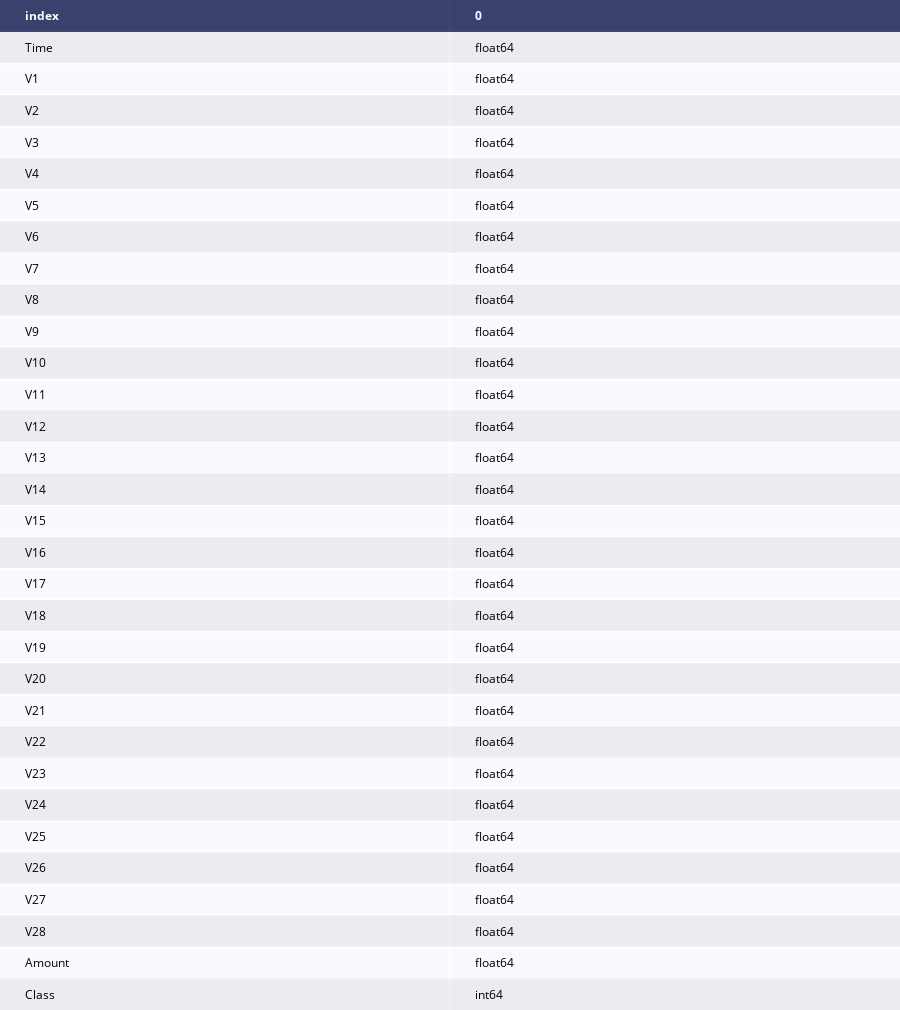

Write notebook code for a chart like this one.
### Code cell
iplot(ff.create_table(train.dtypes.to_frame().reset_index().round(3)),filename='tablo2')

### Figure 1 — Plotly figure (JSON) as saved in the notebook; plotly's stock layout.template omitted (floating-point values rounded to 4 significant figures)
{"data": [{"colorscale": [[0, "#00083e"], [0.5, "#ededee"], [1, "#ffffff"]], "hoverinfo": "none", "opacity": 0.75, "showscale": false, "type": "heatmap", "z": [[0, 0], [0.5, 0.5], [1, 1], [0.5, 0.5], [1, 1], [0.5, 0.5], [1, 1], [0.5, 0.5], [1, 1], [0.5, 0.5], [1, 1], [0.5, 0.5], [1, 1], [0.5, 0.5], [1, 1], [0.5, 0.5], [1, 1], [0.5, 0.5], [1, 1], [0.5, 0.5], [1, 1], [0.5, 0.5], [1, 1], [0.5, 0.5], [1, 1], [0.5, 0.5], [1, 1], [0.5, 0.5], [1, 1], [0.5, 0.5], [1, 1], [0.5, 0.5]]}], "layout": {"annotations": [{"align": "left", "font": {"color": "#ffffff"}, "showarrow": false, "text": "<b>index</b>", "x": -0.45, "xanchor": "left", "xref": "x", "y": 0, "yref": "y"}, {"align": "left", "font": {"color": "#ffffff"}, "showarrow": false, "text": "<b>0</b>", "x": 0.55, "xanchor": "left", "xref": "x", "y": 0, "yref": "y"}, {"align": "left", "font": {"color": "#000000"}, "showarrow": false, "text": "Time", "x": -0.45, "xanchor": "left", "xref": "x", "y": 1, "yref": "y"}, {"align": "left", "font": {"color": "#000000"}, "showarrow": false, "text": "float64", "x": 0.55, "xanchor": "left", "xref": "x", "y": 1, "yref": "y"}, {"align": "left", "font": {"color": "#000000"}, "showarrow": false, "text": "V1", "x": -0.45, "xanchor": "left", "xref": "x", "y": 2, "yref": "y"}, {"align": "left", "font": {"color": "#000000"}, "showarrow": false, "text": "float64", "x": 0.55, "xanchor": "left", "xref": "x", "y": 2, "yref": "y"}, {"align": "left", "font": {"color": "#000000"}, "showarrow": false, "text": "V2", "x": -0.45, "xanchor": "left", "xref": "x", "y": 3, "yref": "y"}, {"align": "left", "font": {"color": "#000000"}, "showarrow": false, "text": "float64", "x": 0.55, "xanchor": "left", "xref": "x", "y": 3, "yref": "y"}, {"align": "left", "font": {"color": "#000000"}, "showarrow": false, "text": "V3", "x": -0.45, "xanchor": "left", "xref": "x", "y": 4, "yref": "y"}, {"align": "left", "font": {"color": "#000000"}, "showarrow": false, "text": "float64", "x": 0.55, "xanchor": "left", "xref": "x", "y": 4, "yref": "y"}, {"align": "left", "font": {"color": "#000000"}, "showarrow": false, "text": "V4", "x": -0.45, "xanchor": "left", "xref": "x", "y": 5, "yref": "y"}, {"align": "left", "font": {"color": "#000000"}, "showarrow": false, "text": "float64", "x": 0.55, "xanchor": "left", "xref": "x", "y": 5, "yref": "y"}, {"align": "left", "font": {"color": "#000000"}, "showarrow": false, "text": "V5", "x": -0.45, "xanchor": "left", "xref": "x", "y": 6, "yref": "y"}, {"align": "left", "font": {"color": "#000000"}, "showarrow": false, "text": "float64", "x": 0.55, "xanchor": "left", "xref": "x", "y": 6, "yref": "y"}, {"align": "left", "font": {"color": "#000000"}, "showarrow": false, "text": "V6", "x": -0.45, "xanchor": "left", "xref": "x", "y": 7, "yref": "y"}, {"align": "left", "font": {"color": "#000000"}, "showarrow": false, "text": "float64", "x": 0.55, "xanchor": "left", "xref": "x", "y": 7, "yref": "y"}, {"align": "left", "font": {"color": "#000000"}, "showarrow": false, "text": "V7", "x": -0.45, "xanchor": "left", "xref": "x", "y": 8, "yref": "y"}, {"align": "left", "font": {"color": "#000000"}, "showarrow": false, "text": "float64", "x": 0.55, "xanchor": "left", "xref": "x", "y": 8, "yref": "y"}, {"align": "left", "font": {"color": "#000000"}, "showarrow": false, "text": "V8", "x": -0.45, "xanchor": "left", "xref": "x", "y": 9, "yref": "y"}, {"align": "left", "font": {"color": "#000000"}, "showarrow": false, "text": "float64", "x": 0.55, "xanchor": "left", "xref": "x", "y": 9, "yref": "y"}, {"align": "left", "font": {"color": "#000000"}, "showarrow": false, "text": "V9", "x": -0.45, "xanchor": "left", "xref": "x", "y": 10, "yref": "y"}, {"align": "left", "font": {"color": "#000000"}, "showarrow": false, "text": "float64", "x": 0.55, "xanchor": "left", "xref": "x", "y": 10, "yref": "y"}, {"align": "left", "font": {"color": "#000000"}, "showarrow": false, "text": "V10", "x": -0.45, "xanchor": "left", "xref": "x", "y": 11, "yref": "y"}, {"align": "left", "font": {"color": "#000000"}, "showarrow": false, "text": "float64", "x": 0.55, "xanchor": "left", "xref": "x", "y": 11, "yref": "y"}, {"align": "left", "font": {"color": "#000000"}, "showarrow": false, "text": "V11", "x": -0.45, "xanchor": "left", "xref": "x", "y": 12, "yref": "y"}, {"align": "left", "font": {"color": "#000000"}, "showarrow": false, "text": "float64", "x": 0.55, "xanchor": "left", "xref": "x", "y": 12, "yref": "y"}, {"align": "left", "font": {"color": "#000000"}, "showarrow": false, "text": "V12", "x": -0.45, "xanchor": "left", "xref": "x", "y": 13, "yref": "y"}, {"align": "left", "font": {"color": "#000000"}, "showarrow": false, "text": "float64", "x": 0.55, "xanchor": "left", "xref": "x", "y": 13, "yref": "y"}, {"align": "left", "font": {"color": "#000000"}, "showarrow": false, "text": "V13", "x": -0.45, "xanchor": "left", "xref": "x", "y": 14, "yref": "y"}, {"align": "left", "font": {"color": "#000000"}, "showarrow": false, "text": "float64", "x": 0.55, "xanchor": "left", "xref": "x", "y": 14, "yref": "y"}, {"align": "left", "font": {"color": "#000000"}, "showarrow": false, "text": "V14", "x": -0.45, "xanchor": "left", "xref": "x", "y": 15, "yref": "y"}, {"align": "left", "font": {"color": "#000000"}, "showarrow": false, "text": "float64", "x": 0.55, "xanchor": "left", "xref": "x", "y": 15, "yref": "y"}, {"align": "left", "font": {"color": "#000000"}, "showarrow": false, "text": "V15", "x": -0.45, "xanchor": "left", "xref": "x", "y": 16, "yref": "y"}, {"align": "left", "font": {"color": "#000000"}, "showarrow": false, "text": "float64", "x": 0.55, "xanchor": "left", "xref": "x", "y": 16, "yref": "y"}, {"align": "left", "font": {"color": "#000000"}, "showarrow": false, "text": "V16", "x": -0.45, "xanchor": "left", "xref": "x", "y": 17, "yref": "y"}, {"align": "left", "font": {"color": "#000000"}, "showarrow": false, "text": "float64", "x": 0.55, "xanchor": "left", "xref": "x", "y": 17, "yref": "y"}, {"align": "left", "font": {"color": "#000000"}, "showarrow": false, "text": "V17", "x": -0.45, "xanchor": "left", "xref": "x", "y": 18, "yref": "y"}, {"align": "left", "font": {"color": "#000000"}, "showarrow": false, "text": "float64", "x": 0.55, "xanchor": "left", "xref": "x", "y": 18, "yref": "y"}, {"align": "left", "font": {"color": "#000000"}, "showarrow": false, "text": "V18", "x": -0.45, "xanchor": "left", "xref": "x", "y": 19, "yref": "y"}, {"align": "left", "font": {"color": "#000000"}, "showarrow": false, "text": "float64", "x": 0.55, "xanchor": "left", "xref": "x", "y": 19, "yref": "y"}, {"align": "left", "font": {"color": "#000000"}, "showarrow": false, "text": "V19", "x": -0.45, "xanchor": "left", "xref": "x", "y": 20, "yref": "y"}, {"align": "left", "font": {"color": "#000000"}, "showarrow": false, "text": "float64", "x": 0.55, "xanchor": "left", "xref": "x", "y": 20, "yref": "y"}, {"align": "left", "font": {"color": "#000000"}, "showarrow": false, "text": "V20", "x": -0.45, "xanchor": "left", "xref": "x", "y": 21, "yref": "y"}, {"align": "left", "font": {"color": "#000000"}, "showarrow": false, "text": "float64", "x": 0.55, "xanchor": "left", "xref": "x", "y": 21, "yref": "y"}, {"align": "left", "font": {"color": "#000000"}, "showarrow": false, "text": "V21", "x": -0.45, "xanchor": "left", "xref": "x", "y": 22, "yref": "y"}, {"align": "left", "font": {"color": "#000000"}, "showarrow": false, "text": "float64", "x": 0.55, "xanchor": "left", "xref": "x", "y": 22, "yref": "y"}, {"align": "left", "font": {"color": "#000000"}, "showarrow": false, "text": "V22", "x": -0.45, "xanchor": "left", "xref": "x", "y": 23, "yref": "y"}, {"align": "left", "font": {"color": "#000000"}, "showarrow": false, "text": "float64", "x": 0.55, "xanchor": "left", "xref": "x", "y": 23, "yref": "y"}, {"align": "left", "font": {"color": "#000000"}, "showarrow": false, "text": "V23", "x": -0.45, "xanchor": "left", "xref": "x", "y": 24, "yref": "y"}, {"align": "left", "font": {"color": "#000000"}, "showarrow": false, "text": "float64", "x": 0.55, "xanchor": "left", "xref": "x", "y": 24, "yref": "y"}, {"align": "left", "font": {"color": "#000000"}, "showarrow": false, "text": "V24", "x": -0.45, "xanchor": "left", "xref": "x", "y": 25, "yref": "y"}, {"align": "left", "font": {"color": "#000000"}, "showarrow": false, "text": "float64", "x": 0.55, "xanchor": "left", "xref": "x", "y": 25, "yref": "y"}, {"align": "left", "font": {"color": "#000000"}, "showarrow": false, "text": "V25", "x": -0.45, "xanchor": "left", "xref": "x", "y": 26, "yref": "y"}, {"align": "left", "font": {"color": "#000000"}, "showarrow": false, "text": "float64", "x": 0.55, "xanchor": "left", "xref": "x", "y": 26, "yref": "y"}, {"align": "left", "font": {"color": "#000000"}, "showarrow": false, "text": "V26", "x": -0.45, "xanchor": "left", "xref": "x", "y": 27, "yref": "y"}, {"align": "left", "font": {"color": "#000000"}, "showarrow": false, "text": "float64", "x": 0.55, "xanchor": "left", "xref": "x", "y": 27, "yref": "y"}, {"align": "left", "font": {"color": "#000000"}, "showarrow": false, "text": "V27", "x": -0.45, "xanchor": "left", "xref": "x", "y": 28, "yref": "y"}, {"align": "left", "font": {"color": "#000000"}, "showarrow": false, "text": "float64", "x": 0.55, "xanchor": "left", "xref": "x", "y": 28, "yref": "y"}, {"align": "left", "font": {"color": "#000000"}, "showarrow": false, "text": "V28", "x": -0.45, "xanchor": "left", "xref": "x", "y": 29, "yref": "y"}, {"align": "left", "font": {"color": "#000000"}, "showarrow": false, "text": "float64", "x": 0.55, "xanchor": "left", "xref": "x", "y": 29, "yref": "y"}, {"align": "left", "font": {"color": "#000000"}, "showarrow": false, "text": "Amount", "x": -0.45, "xanchor": "left", "xref": "x", "y": 30, "yref": "y"}, {"align": "left", "font": {"color": "#000000"}, "showarrow": false, "text": "float64", "x": 0.55, "xanchor": "left", "xref": "x", "y": 30, "yref": "y"}, {"align": "left", "font": {"color": "#000000"}, "showarrow": false, "text": "Class", "x": -0.45, "xanchor": "left", "xref": "x", "y": 31, "yref": "y"}, {"align": "left", "font": {"color": "#000000"}, "showarrow": false, "text": "int64", "x": 0.55, "xanchor": "left", "xref": "x", "y": 31, "yref": "y"}], "height": 1010, "margin": {"b": 0, "l": 0, "r": 0, "t": 0}, "xaxis": {"dtick": 1, "gridwidth": 2, "showticklabels": false, "tick0": -0.5, "ticks": "", "zeroline": false}, "yaxis": {"autorange": "reversed", "dtick": 1, "gridwidth": 2, "showticklabels": false, "tick0": 0.5, "ticks": "", "zeroline": false}}}
